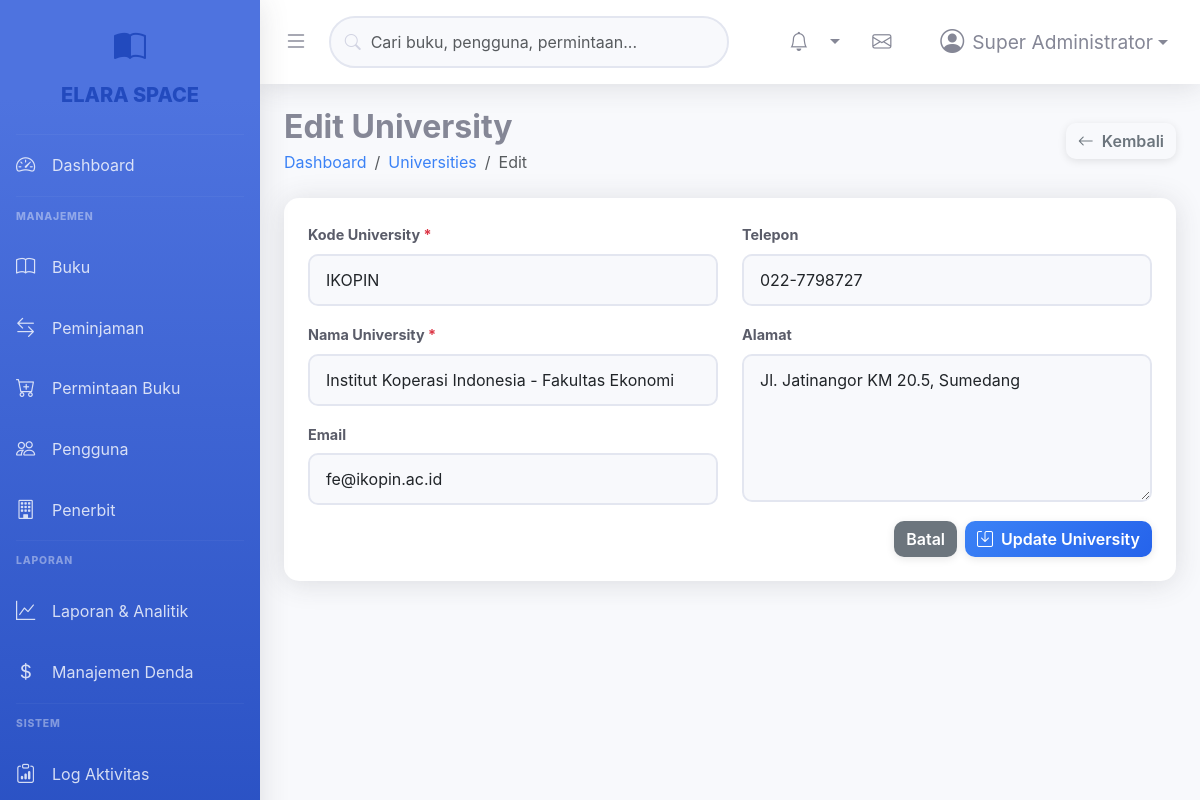
Screenshot of /admin/universities/edit.php?id=5 (signed in) with the database file from the repository.
### tables this page shows
CREATE TABLE users (
    id INT PRIMARY KEY AUTO_INCREMENT,
    university_id INT NOT NULL,
    user_code VARCHAR(20) UNIQUE NOT NULL,
    name VARCHAR(100) NOT NULL,
    email VARCHAR(100) UNIQUE NOT NULL,
    password VARCHAR(255) NOT NULL,
    role ENUM('admin', 'mahasiswa', 'dosen', 'staff', 'super_admin') DEFAULT 'mahasiswa',
    phone VARCHAR(20),
    address TEXT,
    profile_photo VARCHAR(255),
    status ENUM('active', 'inactive', 'suspended') DEFAULT 'active',
    created_at TIMESTAMP DEFAULT CURRENT_TIMESTAMP,
    updated_at TIMESTAMP DEFAULT CURRENT_TIMESTAMP ON UPDATE CURRENT_TIMESTAMP,
    FOREIGN KEY (university_id) REFERENCES universities(id) ON DELETE CASCADE,
    INDEX idx_email (email),
    INDEX idx_role (role),
    INDEX idx_university (university_id)
);

CREATE TABLE universities (
    id INT PRIMARY KEY AUTO_INCREMENT,
    code VARCHAR(10) UNIQUE NOT NULL,
    name VARCHAR(100) NOT NULL,
    address TEXT,
    phone VARCHAR(20),
    email VARCHAR(100),
    created_at TIMESTAMP DEFAULT CURRENT_TIMESTAMP
);

### config/Database.php (called while the page is built, shortened)
<?php
class Database {
    private $host = "localhost";
    private $db_name = "elara_space";
    private $username = "root";
    private $password = "root";
    private $charset = "utf8mb4";
    public $conn;
    public function getConnection() {
        $this->conn = null;
        try {
            $dsn = "mysql:host=" . $this->host . ";dbname=" . $this->db_name . ";charset=" . $this->charset;
            $options = [
                PDO::ATTR_ERRMODE => PDO::ERRMODE_EXCEPTION,
                PDO::ATTR_DEFAULT_FETCH_MODE => PDO::FETCH_ASSOC,
                PDO::ATTR_EMULATE_PREPARES => false,
                PDO::MYSQL_ATTR_INIT_COMMAND => "SET NAMES utf8mb4"
            ];
            $this->conn = new PDO($dsn, $this->username, $this->password, $options);
        } catch(PDOException $e) {
            echo "Connection Error: " . $e->getMessage();
        }
        return $this->conn;
    }
    public function execute($query, $params = []) {
        try {
            $stmt = $this->conn->prepare($query);
            $result = $stmt->execute($params);
            return $result ? $stmt : false;
        } catch(PDOException $e) {
            error_log("Database Error: " . $e->getMessage());
            error_log("Query: " . $query);
            return false;
        }
    }
    public function fetchOne($query, $params = []) {
        $stmt = $this->execute($query, $params);
        return $stmt ? $stmt->fetch() : null;
    }
}

### config/config.php (called while the page is built, shortened)
<?php
require_once BASE_PATH . '/config/database.php';
function getCurrentUser() {
    $db = new Database();
    $query = "SELECT u.*, uni.name as university_name, uni.code as university_code
              FROM users u
              LEFT JOIN universities uni ON u.university_id = uni.id
              WHERE u.id = ?";
    return $db->fetchOne($query, [$_SESSION['user_id']]);
}

### admin/universities/edit.php (the view, shortened to what this page needs)
<?php
require_once '../../config/config.php';
$db = new Database();
$universityId = isset($_GET['id']) ? (int)$_GET['id'] : 0;
$university = $db->fetchOne("SELECT * FROM universities WHERE id = ?", [$universityId]);
$formData = $university;
?>
<!DOCTYPE html>
<html lang="id">
<head>
    <link href="https://cdn.jsdelivr.net/npm/bootstrap@5.3.0/dist/css/bootstrap.min.css" rel="stylesheet">
    <link href="https://cdn.jsdelivr.net/npm/bootstrap-icons@1.10.0/font/bootstrap-icons.css" rel="stylesheet">
    <link href="<?php echo SITE_URL; ?>/assets/css/style.css" rel="stylesheet">
</head>
<body>
    <?php include '../includes/sidebar.php'; ?>
    <div class="main-content">
        <?php include '../includes/topbar.php'; ?>
        <div class="content-wrapper">
            <div class="d-flex justify-content-between align-items-center mb-4">
                <div>
                    <h1 class="h2 fw-bold mb-1">Edit University</h1>
                    <nav aria-label="breadcrumb">
                        <ol class="breadcrumb mb-0">
                            <li class="breadcrumb-item"><a href="<?php echo SITE_URL; ?>/admin/index.php">Dashboard</a></li>
                            <li class="breadcrumb-item"><a href="<?php echo SITE_URL; ?>/admin/universities/index.php">Universities</a></li>
                            <li class="breadcrumb-item active">Edit</li>
                        </ol>
                    </nav>
                </div>
                <div>
                    <a href="<?php echo SITE_URL; ?>/admin/universities/index.php" class="btn btn-outline-secondary">
                        <i class="bi bi-arrow-left me-2"></i>Kembali
                    </a>
                </div>
            </div>
            <div class="card">
                <div class="card-body">
                    <form method="POST">
                        <div class="row">
                            <div class="col-md-6">
                                <div class="mb-3">
                                    <label class="form-label">Kode University <span class="text-danger">*</span></label>
                                    <input type="text" name="code" class="form-control" value="<?php echo htmlspecialchars($formData['code']); ?>" required maxlength="10" style="text-transform: uppercase;">
                                </div>
                                <div class="mb-3">
                                    <label class="form-label">Nama University <span class="text-danger">*</span></label>
                                    <input type="text" name="name" class="form-control" value="<?php echo htmlspecialchars($formData['name']); ?>" required>
                                </div>
                                <div class="mb-3">
                                    <label class="form-label">Email</label>
                                    <input type="email" name="email" class="form-control" value="<?php echo htmlspecialchars($formData['email'] ?? ''); ?>">
                                </div>
                            </div>
                            <div class="col-md-6">
                                <div class="mb-3">
                                    <label class="form-label">Telepon</label>
                                    <input type="text" name="phone" class="form-control" value="<?php echo htmlspecialchars($formData['phone'] ?? ''); ?>">
                                </div>
                                <div class="mb-3">
                                    <label class="form-label">Alamat</label>
                                    <textarea name="address" class="form-control" rows="5"><?php echo htmlspecialchars($formData['address'] ?? ''); ?></textarea>
                                </div>
                            </div>
                        </div>
                        <div class="d-flex justify-content-end gap-2">
                            <a href="<?php echo SITE_URL; ?>/admin/universities/index.php" class="btn btn-secondary">Batal</a>
                            <button type="submit" class="btn btn-primary">
                                <i class="bi bi-save me-2"></i>Update University
                            </button>
                        </div>
                    </form>
                </div>
            </div>
        </div>
    </div>
</body>
</html>

### admin/includes/topbar.php (shortened to what this page needs)
<nav class="topbar">
    <button class="topbar-toggle" id="sidebarToggle" onclick="toggleSidebar()">
        <i class="bi bi-list"></i>
    </button>
    <div class="topbar-search">
        <i class="bi bi-search"></i>
        <input type="text" class="form-control" placeholder="Cari buku, pengguna, permintaan...">
    </div>
    <ul class="topbar-nav">
        <li class="nav-item dropdown">
            <a class="nav-link dropdown-toggle" href="#" id="notificationsDropdown" role="button"
               data-bs-toggle="dropdown" aria-expanded="false">
                <i class="bi bi-bell"></i>
                <?php
                $currentUser = getCurrentUser();
                ?>
            </a>
        </li>
        <li class="nav-item">
            <a class="nav-link" href="<?php echo SITE_URL; ?>/admin/messages.php" title="Pesan">
                <i class="bi bi-envelope"></i>
            </a>
        </li>
        <li class="nav-item dropdown">
            <a class="nav-link dropdown-toggle d-flex align-items-center" href="#" id="userDropdown"
               role="button" data-bs-toggle="dropdown" aria-expanded="false">
                <?php if (!empty($currentUser['profile_photo'])): ?>
                    <img src="<?php echo SITE_URL . '/uploads/profiles/' . $currentUser['profile_photo']; ?>"
                         class="rounded-circle me-2" width="32" height="32" alt="Profile">
                <?php else: ?>
                    <i class="bi bi-person-circle me-2" style="font-size: 1.5rem;"></i>
                <?php endif; ?>
                <span class="d-none d-md-inline"><?php echo $currentUser['name']; ?></span>
            </a>
        </li>
    </ul>
</nav>

### assets/css/style.css (style rules this page uses)
:root { --primary-color: #3B82F6; --primary-dark: #2563EB; --primary-light: #60A5FA; --secondary-color: #858796; --success-color: #10B981; --info-color: #06B6D4; --warning-color: #F59E0B; --danger-color: #EF4444; --light-color: #f8f9fc; --dark-color: #5a5c69; --sidebar-width: 260px; }
* { margin: 0; padding: 0; box-sizing: border-box; }
body { font-family: 'Nunito', -apple-system, BlinkMacSystemFont, 'Segoe UI', Roboto, 'Helvetica Neue', Arial, sans-serif; font-size: 1rem; font-weight: 400; line-height: 1.5; color: #858796; background-color: #f8f9fc; }
h1, h2, h3, h4, h5, h6 { font-weight: 700; color: #5a5c69; }
a { color: var(--primary-color); text-decoration: none; }
.nav-item { position: relative; }
.nav-link { display: flex; align-items: center; padding: 1rem; color: rgba(255, 255, 255, 0.8); text-decoration: none; transition: all 0.3s; }
.nav-link i { font-size: 1.2rem; margin-right: 0.75rem; width: 1.5rem; }
.main-content { margin-left: var(--sidebar-width); transition: margin-left 0.3s; }
.topbar { background-color: white; padding: 1rem 1.5rem; box-shadow: 0 0.15rem 1.75rem 0 rgba(58, 59, 69, 0.15); display: flex; justify-content: space-between; align-items: center; position: sticky; top: 0; z-index: 999; }
.topbar-toggle { background: none; border: none; font-size: 1.5rem; color: #858796; cursor: pointer; }
.topbar-search { position: relative; max-width: 400px; flex: 1; margin: 0 1rem; }
.topbar-search input { border-radius: 2rem; padding-left: 2.5rem; }
.topbar-search i { position: absolute; left: 1rem; top: 50%; transform: translateY(-50%); color: #d1d3e2; }
.topbar-nav { display: flex; align-items: center; gap: 1rem; list-style: none; margin: 0; }
.topbar-nav .nav-item { position: relative; }
.topbar-nav .nav-link { color: #858796; font-size: 1.2rem; padding: 0.5rem; display: flex; align-items: center; position: relative; }
.content-wrapper { padding: 1.5rem; }
.breadcrumb { background-color: transparent; margin: 0; padding: 0; }
.card { border: none; box-shadow: 0 0.15rem 1.75rem 0 rgba(58, 59, 69, 0.15); margin-bottom: 1.5rem; border-radius: 15px; transition: all 0.3s ease; }
.card-body { padding: 1.5rem; }
.btn { border-radius: 10px; font-weight: 600; transition: all 0.3s ease; border: none; box-shadow: 0 2px 8px rgba(0,0,0,0.1); }
.btn-primary { background: linear-gradient(135deg, #3B82F6 0%, #2563EB 100%); border-color: transparent; }
.form-control, .form-select { border-radius: 10px; border: 2px solid #e3e6f0; padding: 0.75rem 1rem; transition: all 0.3s ease; background-color: #f8f9fc; }
.form-label { font-weight: 700; color: var(--dark-color); margin-bottom: 0.5rem; font-size: 0.9rem; }

### rows the page displays
users: name "Super Administrator"
universities: code "IKOPIN", name "Institut Koperasi Indonesia - Fakultas Ekonomi", email "fe@ikopin.ac.id", phone "022-7798727", address "Jl. Jatinangor KM 20.5, Sumedang"

### other values shown
SITE_NAME "ELARA SPACE"
